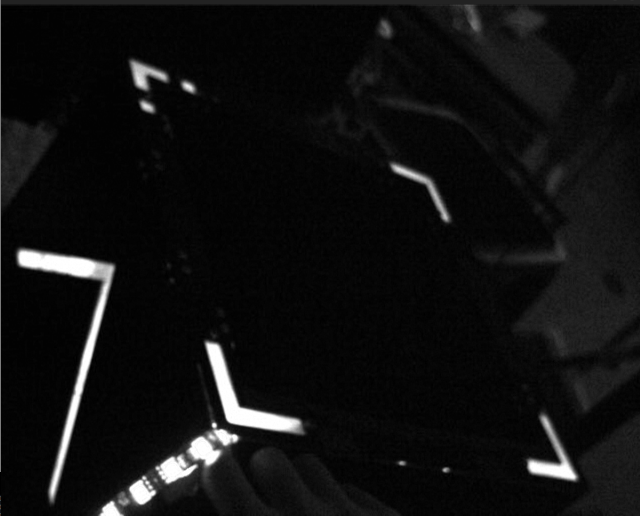
#> input picture opencv/img/image.png, 1280 x 1031 px (shown at 1/2 size)
$ python show.py   (older library calls are emulated)
#> lines starting #> are read from the running program, lines starting #| are printed output that depends on the picture; after the words box and inside, x2 and y2 are one past the last pixel; in counts of white or black regions, pixels touching at a corner belong together
import cv2
import numpy as np
from mpl_toolkits.mplot3d import Axes3D
import matplotlib.pyplot as plt

# 读取灰度图像
img = cv2.imread('../img/image.png')
#> img is the input picture: shape (1031, 1280, 3); mean B, G, R 16.5, 16.5, 16.5
# 等比缩小图片
scale_percent = 50
width = int(img.shape[1] * scale_percent / 100)
#> width = 640
height = int(img.shape[0] * scale_percent / 100)
#> height = 515
dim = (width, height)
#> dim = (640, 515)

# 调整图像大小
img = cv2.resize(img, dim, interpolation=cv2.INTER_AREA)
#> img: shape (515, 640, 3)
cv2.imshow('Original Image', img)

# 转换为灰度图像
gray = cv2.cvtColor(img, cv2.COLOR_BGR2GRAY)
cv2.imshow('Gray Image', gray)

# 获取图像的高度和宽度
h, w = gray.shape
#> h = 515; w = 640

# 创建网格
x = np.arange(0, w, 1)
#> x = 640 values from 0 to 639
y = np.arange(0, h, 1)
#> y = 515 values from 0 to 514
x, y = np.meshgrid(x, y)

# 创建图像的3D表示
fig = plt.figure()
ax = fig.add_subplot(111, projection='3d')

# 绘制3D图像
ax.plot_surface(x, y, gray, cmap='gray')
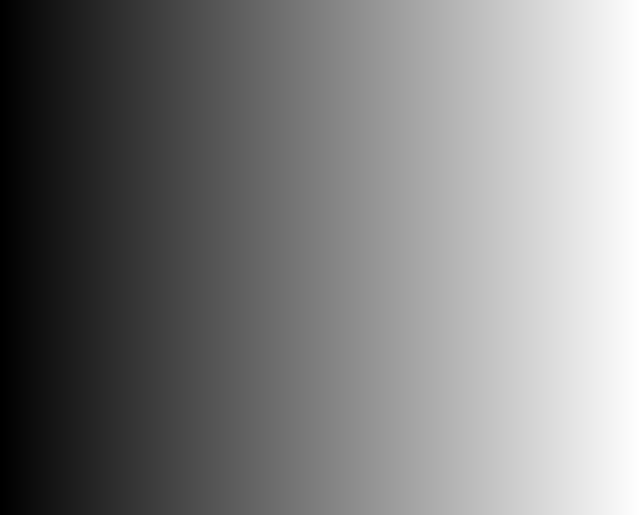
#> x: shape (515, 640) int64; min 0, max 639, mean 319.5; drawn with min black and max white

# cv2.GaussianBlur(gray, (5, 5), 0, gray)
# cv2.imshow('Gaussian Blurred Image', gray)

# 计算图像的梯度
sobel_x = cv2.Sobel(gray, cv2.CV_64F, 1, 0, ksize=5)
sobel_y = cv2.Sobel(gray, cv2.CV_64F, 0, 1, ksize=5)
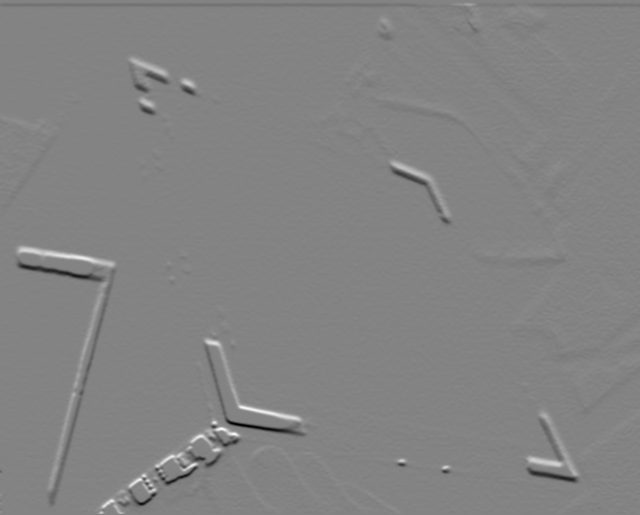
#> sobel_y: shape (515, 640) float64; min -9739, max 9147, mean -3.3; drawn with min black and max white

# 归一化梯度
sobel_x_1 = cv2.normalize(sobel_x, None, 0, 255, cv2.NORM_MINMAX)
sobel_y_1 = cv2.normalize(sobel_y, None, 0, 255, cv2.NORM_MINMAX)
# 转换为8位图像
sobel_x_1 = np.uint8(sobel_x_1)
sobel_y_1 = np.uint8(sobel_y_1)

cv2.imshow('Sobel X', sobel_x_1)
cv2.imshow('Sobel Y', sobel_y_1)

# 计算梯度幅值和方向
magnitude = np.sqrt(sobel_x**2 + sobel_y**2)
direction = np.arctan2(sobel_y, sobel_x)
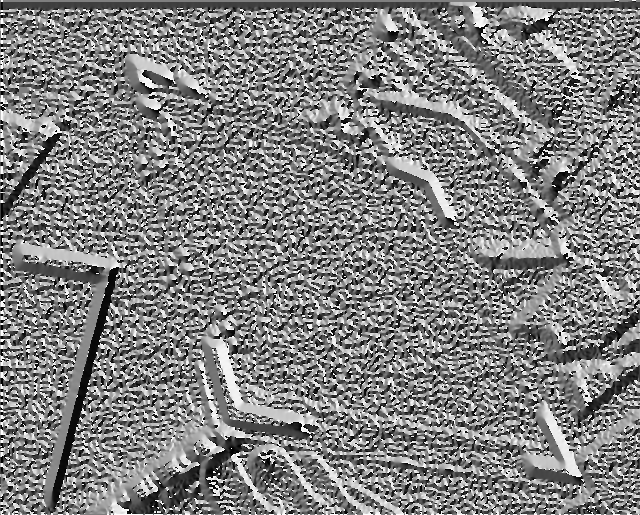
#> direction: shape (515, 640) float64; min -3.14, max 3.14, mean 0.0269; drawn with min black and max white

# 归一化幅值
magnitude = cv2.normalize(magnitude, None, 0, 255, cv2.NORM_MINMAX)
# 转换为8位图像
magnitude = np.uint8(magnitude)
# 显示梯度幅值图像
cv2.imshow('Gradient Magnitude', magnitude)

# 显示梯度方向图像
direction_1 = cv2.normalize(direction, None, 0, 255, cv2.NORM_MINMAX)
direction_1 = np.uint8(direction_1)
cv2.imshow('Gradient Direction', direction_1)


# 非最大抑制
def non_max_suppression(magnitude, direction):
    h, w = magnitude.shape
#> h = 515; w = 640
    suppressed = np.zeros((h, w), dtype=np.uint8)
    angle = direction * 180.0 / np.pi  # 转换为角度
    angle[angle < 0] += 180  # 确保角度为正
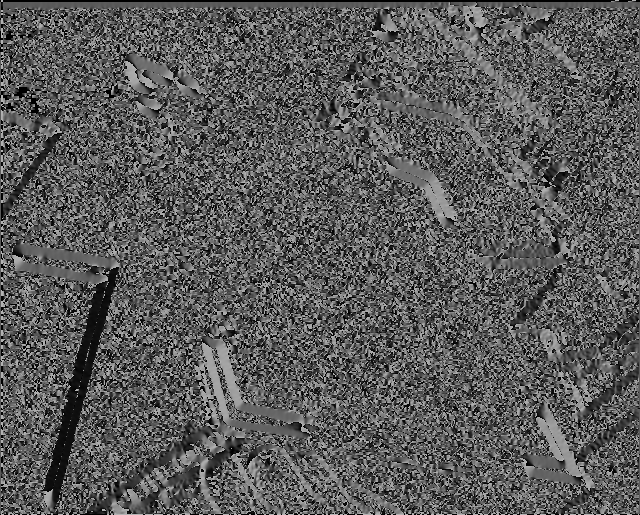
#> angle: shape (515, 640) float64; min 0, max 180, mean 90.3

    for i in range(1, h - 1):
        for j in range(1, w - 1):
            q = 255
            r = 255

            # 根据梯度方向选择相邻像素
            if (0 <= angle[i, j] < 22.5) or (157.5 <= angle[i, j] <= 180):
                q = magnitude[i, j + 1]
                r = magnitude[i, j - 1]
            elif 22.5 <= angle[i, j] < 67.5:
                q = magnitude[i - 1, j + 1]
                r = magnitude[i + 1, j - 1]
            elif 67.5 <= angle[i, j] < 112.5:
                q = magnitude[i - 1, j]
                r = magnitude[i + 1, j]
            elif 112.5 <= angle[i, j] < 157.5:
                q = magnitude[i - 1, j - 1]
                r = magnitude[i + 1, j + 1]

            # 抑制非最大值
            if magnitude[i, j] >= q and magnitude[i, j] >= r:
                suppressed[i, j] = magnitude[i, j]
            else:
                suppressed[i, j] = 0
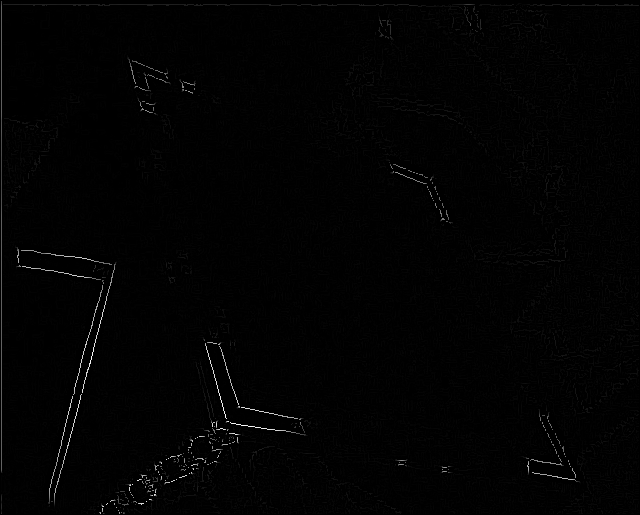
#> suppressed: shape (515, 640); min 0, max 255, mean 2.3

    return suppressed

# 应用非最大抑制
nms_result = non_max_suppression(magnitude, direction)
cv2.imshow('Non-Max Suppression', nms_result)

# 双阈值处理
def double_threshold(image, low_threshold, high_threshold):
#> called with low_threshold = 50, high_threshold = 150
    strong = 255
    weak = 75
    h, w = image.shape
#> h = 515
    result = np.zeros((h, w), dtype=np.uint8)

    strong_i, strong_j = np.where(image >= high_threshold)
#> strong_i = 1085 values from 91 to 513; strong_j = 1085 values, max 575 at index 932, min 17 at index 29, mean 159.2
    weak_i, weak_j = np.where((image <= high_threshold) & (image >= low_threshold))
#> weak_i = 1416 values from 1 to 513; weak_j = 1416 values, max 577 at index 1304, min 1 at index 0, mean 177.1

    result[strong_i, strong_j] = strong
    result[weak_i, weak_j] = weak

    return result
# 应用双阈值处理
low_threshold = 50
high_threshold = 150
threshold_result = double_threshold(nms_result, low_threshold, high_threshold)
cv2.imshow('Double Threshold', threshold_result)
# 边缘连接
def edge_tracking(image, weak, strong):
#> called with weak = 75, strong = 255
    h, w = image.shape
    result = np.zeros((h, w), dtype=np.uint8)

    strong_i, strong_j = np.where(image == strong)
#> strong_i = 1081 values from 91 to 513; strong_j = 1081 values, max 575 at index 929, min 17 at index 28, mean 159.2

    for i, j in zip(strong_i, strong_j):
        if image[i, j] == strong:
            result[i, j] = strong
            # 检查8个方向的弱边缘
            for x in range(-1, 2):
                for y in range(-1, 2):
                    if image[i + x, j + y] == weak:
                        result[i + x, j + y] = strong
#> this loop made 1081 passes
#> (i, j) on passes 1 to 3: (91, 188), (91, 189), (250, 24)
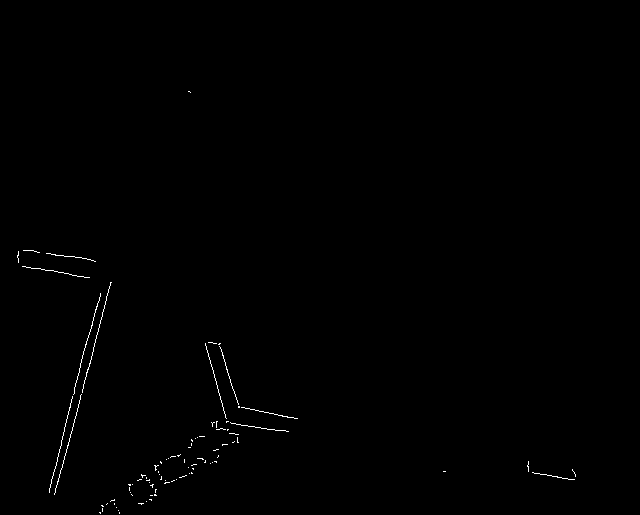
#> result: shape (515, 640); 0.36% white in thin lines or dots, all inside (x1, y1, x2, y2) = (17, 91, 576, 514)

    return result
# 应用边缘连接
edge_result = edge_tracking(threshold_result, 75, 255)
cv2.imshow('Edge Tracking', edge_result)

# 计算边缘图像
edges = cv2.Canny(gray, 50, 150)
#> edges: shape (515, 640); 1.1% white in thin lines or dots
# 显示边缘图像
cv2.imshow('Canny Edges', edges)

# findContours
contours, _ = cv2.findContours(edges, cv2.RETR_EXTERNAL, cv2.CHAIN_APPROX_SIMPLE)
#> contours = 54 contours, 44 with area under 20; largest, box (x1, y1, x2, y2) and area: (129, 475, 156, 505) 412, (212, 422, 239, 445) 243, (155, 453, 198, 483) 74, (390, 164, 448, 222) 44, (186, 436, 221, 466) 35
# 绘制轮廓
for cnt in contours:
    cv2.drawContours(img, [cnt], 0, (0, 255, 0), 3)
#> this loop made 54 passes
#> cnt on passes 1, 8, 9, 14, 15, 17, 18, 20, 22, 24, 27, 29: [[136, 505]], [[162, 473]], [[164, 471], [164, 474], [163, 475], [164, 474]], [[55, 463]], [[188, 462], [188, 464]], [[184, 457]], [[187, 455], [188, 456], [188, 457], [188, 456]], [[189, 450]], [[232, 443]], [[206, 436]], [[211, 430], [210, 431], [211, 430], [212, 430]], [[291, 426], [290, 427], [291, 427]]
# 显示轮廓图像
cv2.imshow('Contours', img)

# [5 lines of commented-out code are left out]

cv2.waitKey(1000)

plt.show()
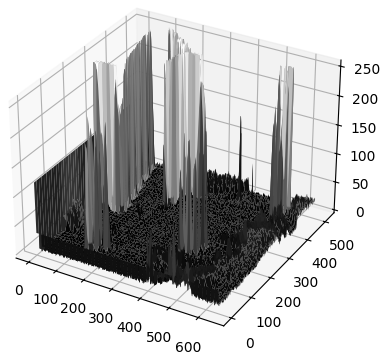
#> figure drawn by matplotlib, 1 panel

cv2.waitKey(0)
